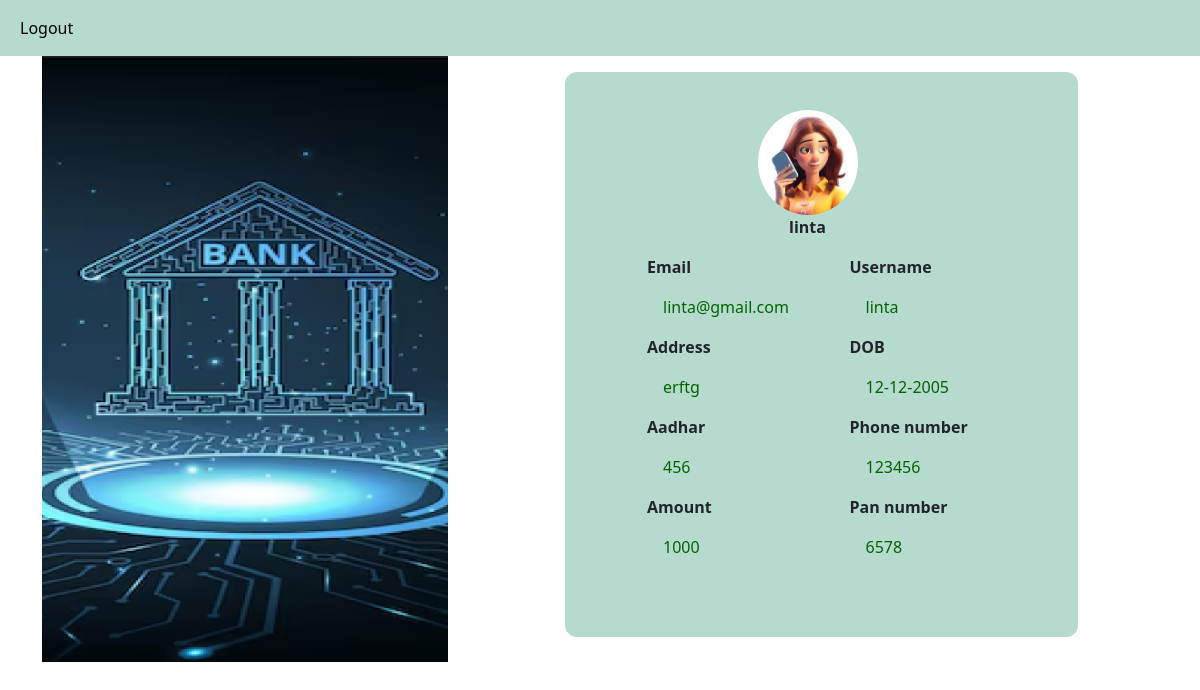
The app's page /user_view/4 with its own data.
### app1/models.py (models this page shows)
class Customs(AbstractUser):
    account_no = models.IntegerField(null=True,blank=True)
    bank = models.CharField(max_length=50)
    branch = models.CharField(max_length=50)
    ifsc_code = models.IntegerField(null=True,blank=True)
    pincode = models.IntegerField(null=True,blank=True)
    acnt_no = models.IntegerField(null=True,blank=True)
    amount = models.IntegerField(null=True,blank=True)
    phone_no = models.IntegerField(null=True,blank=True)
    address = models.CharField(max_length=50)
    adhar_no = models.IntegerField(null=True,blank=True)
    pancard_no = models.IntegerField(null=True,blank=True)
    image = models.FileField()
    dob = models.CharField(max_length=50)
    user_type = models.CharField(max_length=50)

### app1/views.py (the view)
# urls.py: path('user_view/<int:id>',views.user_view, name="user_view"),
def user_view(request,id):
    data = Customs.objects.get(id=id)
    return render(request,'bank/user_view.html',{'data':data})

### template/bank/user_view.html (shortened to what this page needs)
<html lang="en">
<head>
    {% load static %}
    <link href="https://cdn.jsdelivr.net/npm/bootstrap@5.3.3/dist/css/bootstrap.min.css" rel="stylesheet">
</head>
<body>
    <div>
        <nav class="navbar navbar-expand-lg mainav">
          <div class="container-fluid">
            <div class="collapse navbar-collapse" id="navbarNavAltMarkup">
              <div class="navbar-nav">
                <a class="nav-link active" aria-current="page" href="userlogout">Logout</a>
              </div>
            </div>
          </div>
        </nav>
      </div>
    <div class="container">
        <div class="row">
        <div class="col-5">
            <img class="bankimg" src="{% static 'image/half.png' %}" alt="">
        </div>
        <div class=" bground col-5 mt-3">
            <div>
                <div class="text-center"><img style="border-radius: 50%;width: 100px;" src="{{ data.image.url }}" alt=""></div>
                <div style="font-weight: 600;" class="text-center">{{ data.first_name }}</div>
            </div>
            <div>
                <div class="container">
                    <div class="row ms-5 mt-3">
                      <div class="col">
                        <p style="font-weight: 600;">Email <br> <div style="color: darkgreen;" class="ms-3">{{ data.email }}</div></p>
                        <p style="font-weight: 600;">Address <br><div style="color: darkgreen;" class="ms-3">{{ data.address }}</div></p>
                        <p style="font-weight: 600;">Aadhar <br><div style="color: darkgreen;" class="ms-3">{{ data.adhar_no }}</div></p>
                        <p style="font-weight: 600;">Amount <br><div style="color: darkgreen;" class="ms-3">{{ data.amount }}</div></p>
                      </div>
                      <div class="col">
                        <p style="font-weight: 600;">Username <br><div style="color: darkgreen;" class="ms-3">{{ data.username }}</div></p>
                        <p style="font-weight: 600;">DOB <br><div style="color: darkgreen;" class="ms-3">{{ data.dob }}</div></p>
                        <p style="font-weight: 600;">Phone number <br><div style="color: darkgreen;" class="ms-3">{{ data.phone_no }}</div></p>
                        <p style="font-weight: 600;">Pan number <br><div style="color: darkgreen;" class="ms-3">{{ data.pancard_no }}</div></p>
                      </div>
                    </div>
                </div>
            </div>
        </div>
        </div>
      </div>
</body>
</html>

### template/bank/user_view.html (style rules this page uses)
.bankimg { height:606px; width: 90%; }
.bground { background-color: #B7DACF; width: 45%; padding: 38px; border-radius: 12px; margin-left: 60px; margin-top: 20px; margin-bottom: 25px; padding-left: 10px; }
.mainav { background-color: #B7DACF; }

### records on screen
Customs: image (picture), first_name "linta", email "linta@gmail.com", address "erftg", adhar_no "456", amount "1000", username "linta", dob "12-12-2005", phone_no "123456", pancard_no "6578"
